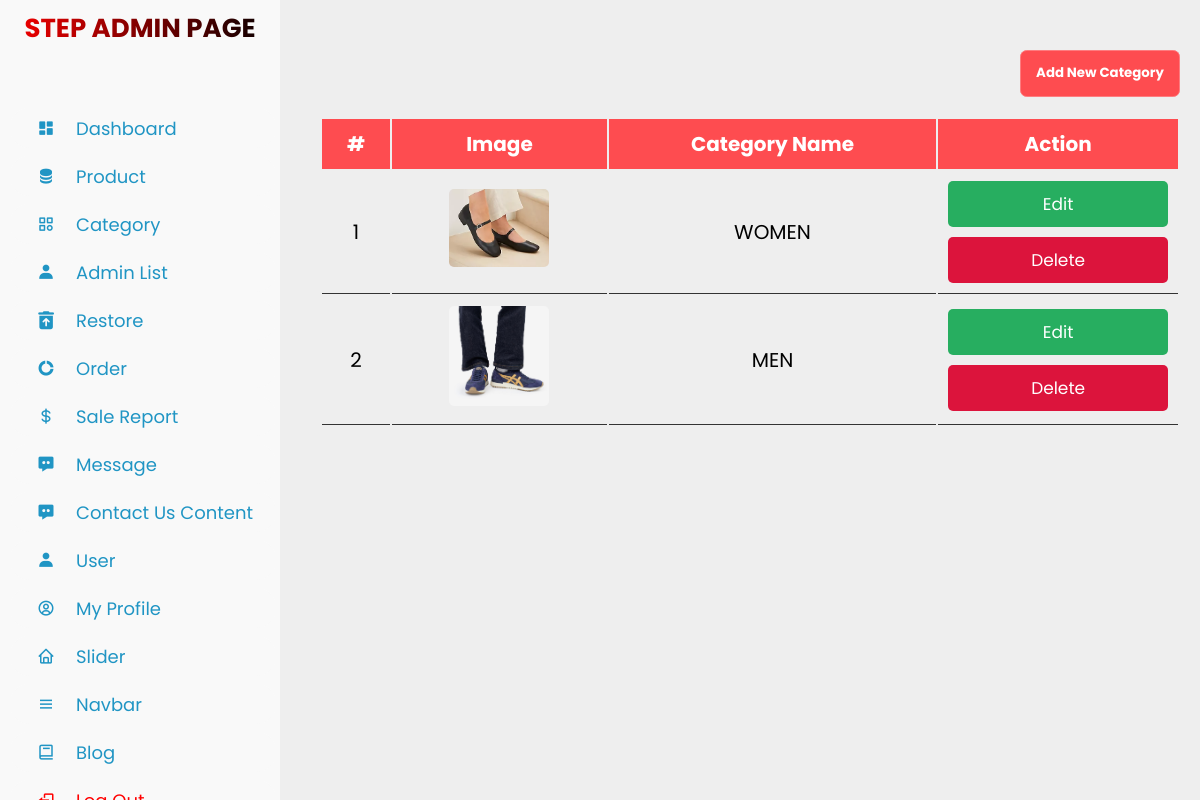
Page /admin_category.php on the committed database.
### tables this page shows
CREATE TABLE `categories` (
  `id` int(11) NOT NULL,
  `name` varchar(50) NOT NULL,
  `image` varchar(255) NOT NULL
);

### admin_category.php (the view, shortened to what this page needs)
<?php
include 'connect.php';
$stmt = $conn->prepare("SELECT * FROM categories ORDER BY id DESC");
$stmt->execute();
$categories = $stmt->fetchAll(PDO::FETCH_ASSOC);
?>
<!DOCTYPE html>
<html lang="en">
<head>
    <link rel="stylesheet" type="text/css" href="assets/css/admin_categories.css">
</head>
<body>
    <?php
    include 'sidebar.php';
    ?>
    <div class="container">
        <div class="btn-container page-top">
            <button class="btn-add-new" id="addCategoryBtn">
                Add New Category
            </button>
        </div>
        <div class="product-display">
            <table class="product-display-table">
                <thead>
                    <tr>
                        <th>#</th>
                        <th>Image</th>
                        <th>Category Name</th>
                        <th>Action</th>
                    </tr>
                </thead>
                <tbody>
                    <?php
                    $row_count = 1;
                    foreach ($categories as $category): ?>
                        <tr>
                            <td><?= $row_count++; ?></td>
                            <td>
                                <?php if (!empty($category['image'])): ?>
                                    <img src="assets/image/<?= htmlspecialchars($category['image']); ?>"
                                        alt="<?= htmlspecialchars($category['name']); ?>"
                                        class="category-image">
                                <?php else: ?>
                                    No Image
                                <?php endif; ?>
                            </td>
                            <td><?= htmlspecialchars($category['name']); ?></td>
                            <td>
                                <button class="btn edit-category-btn"
                                    data-id="<?= htmlspecialchars($category['id']); ?>"
                                    data-name="<?= htmlspecialchars($category['name']); ?>"
                                    data-image="<?= htmlspecialchars($category['image']); ?>">
                                    Edit
                                </button>
                                <a href="?delete_id=<?= htmlspecialchars($category['id']); ?>" class="btn">Delete</a>
                            </td>
                        </tr>
                    <?php endforeach; ?>
                </tbody>
            </table>
        </div>
    </div>
</body>
</html>

### assets/css/admin_categories.css (style rules this page uses)
:root { --green: #27ae60; --black: #333; --white: #fff; --bg-color: #eee; --box-shadow: 0 .5rem 1rem rgba(0, 0, 0, .1); --border: .1rem solid var(--black); }
* { font-family: 'Poppins', sans-serif; margin: 0; padding: 0; box-sizing: border-box; outline: none; border: none; text-decoration: none; text-transform: capitalize; }
html { font-size: 62.5%; overflow-x: hidden; }
.btn { display: block; width: 100%; cursor: pointer; border-radius: .5rem; margin-top: 1rem; font-size: 1.7rem; padding: 1rem 3rem; background: var(--green); color: var(--white); text-align: center; }
.container { max-width: 1200px; padding: 2rem; margin: 0 auto; margin-left:30rem; }
.category-image { max-width: 100px; max-height: 100px; object-fit: cover; border-radius: 5px; }
.btn-container.page-top { margin-right: 0; margin-top: 30px; display: flex; justify-content: flex-end; width: 100%; }
.btn-add-new { display: flex; align-items: center; justify-content: center; width: 12em; height: 3.5em; cursor: pointer; border: 1px solid #FE7C7F; border-radius: 0.5em; color: #fff; font-weight: bold; background-color: #fe4c50; transition-duration: 0.3s; gap: 10px; }
.btn-container { margin-right: 5px; margin-top: 30px; display:flex; align-items:center; justify-content:center; }
.product-display { margin: 2rem 0; }
.product-display .product-display-table { width : 100%; text-align: center; }
.product-display .product-display-table thead { background: #fe4c50; color: white; }
.product-display .product-display-table th { padding: 1rem; font-size: 2rem; }
.product-display .product-display-table td { padding: 1rem; font-size: 2rem; border-bottom: var(--border); }
.product-display .product-display-table .btn:first-child { margin-top: 0; }
.product-display .product-display-table .btn:last-child { background: crimson; }

### assets/css/sidebar.css (style rules this page uses)
* { margin: 0; padding: 0; box-sizing: border-box; }
a { text-decoration: none; }
body { background-color: #eee; }

### rows in the picture
categories: shows a picture, name "WOMEN"
categories: shows a picture, name "MEN"
